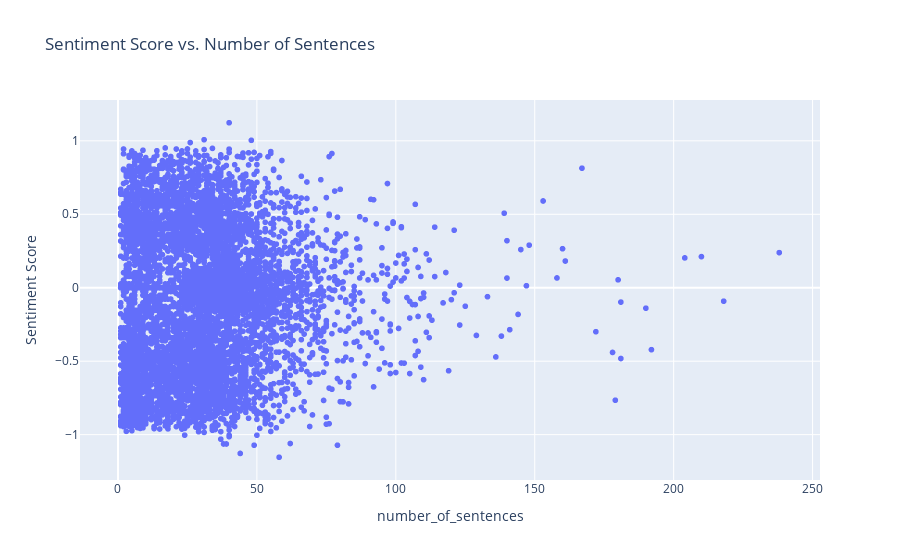

Notebook code for this chart:
### Code cell
# Create a scatter plot of sentiment scores against the number of sentences
fig = px.scatter(df_terrorism_summaries, x='number_of_sentences', y='Sentiment Score', title='Sentiment Score vs. Number of Sentences')
fig.show()

### Figure 1 — Plotly figure (JSON) as saved in the notebook; plotly's stock layout.template omitted (floating-point values rounded to 4 significant figures; data arrays with more than 128 entries replaced by an {"elided": "..."} marker saying what was removed)
{"data": [{"hovertemplate": "number_of_sentences=%{x}<br>Sentiment Score=%{y}<extra></extra>", "legendgroup": "", "marker": {"color": "#636efa", "symbol": "circle"}, "mode": "markers", "name": "", "showlegend": false, "type": "scattergl", "x": {"elided": "8141 int values"}, "xaxis": "x", "y": {"elided": "8141 float values"}, "yaxis": "y"}], "layout": {"legend": {"tracegroupgap": 0}, "title": {"text": "Sentiment Score vs. Number of Sentences"}, "xaxis": {"anchor": "y", "domain": [0, 1], "title": {"text": "number_of_sentences"}}, "yaxis": {"anchor": "x", "domain": [0, 1], "title": {"text": "Sentiment Score"}}}}
